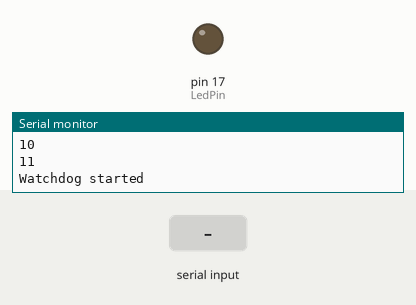
The sketch below on a simulated Arduino Uno, built with avr-gcc and run on an emulated ATmega328P. On the bench: output pins drawn as LEDs (lit = HIGH), the last lines printed to the serial monitor. The test bench sets the inputs (shaded band).

Above: at 13.25 s.
13.3 s: "H" received over Serial
At 14.8 s:
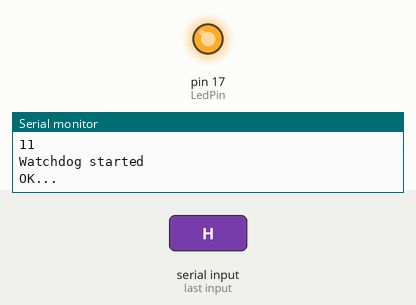
Timing chart, 0 to 22.3 s (numbered marks = the images above; inputs shaded):
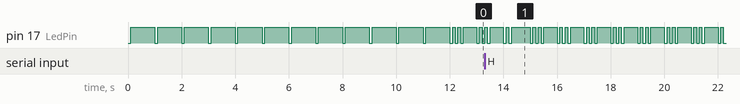

The sketch:

watchdog.ino
```cpp
int LedPin = 17;
int ResetPin = 10;
int val = 0;
int count = 0;
int startDelay = 12;//seconds
void setup()
{
  Serial.begin(9600);
  pinMode(LedPin,OUTPUT);
  pinMode(ResetPin,OUTPUT);

  for(int i=0; i< startDelay; i++){
    Serial.println(i);
    int rest=blink(1);
    delay(1000-rest);
  }
  Serial.println("Watchdog started");
}

void loop()
{
  int rest=0;

  if (count > 10){
    Serial.println("RESETTING!!!");
    digitalWrite(LedPin,LOW);
    digitalWrite(ResetPin,HIGH);
  }else{
    if (Serial.available() > 0)
    {
      val = Serial.read();
      if (val == 'H'){
          digitalWrite(ResetPin,LOW);
          rest=blink(2);
          Serial.println("OK...");
          count = 0;
      }else{
          count++ ;
          rest=blink(3);
      }
    }else{
        count++ ;
        rest=blink(3);
    }
  }

  delay (1000-rest);


}

int blink(int num){
  int sum=0;
  for(int i=1; i<=num; i++){
    digitalWrite(LedPin, LOW);
    delay(100);
    digitalWrite(LedPin, HIGH);
    delay(100);
    sum=sum+200;
  }
  return sum;
}
```
